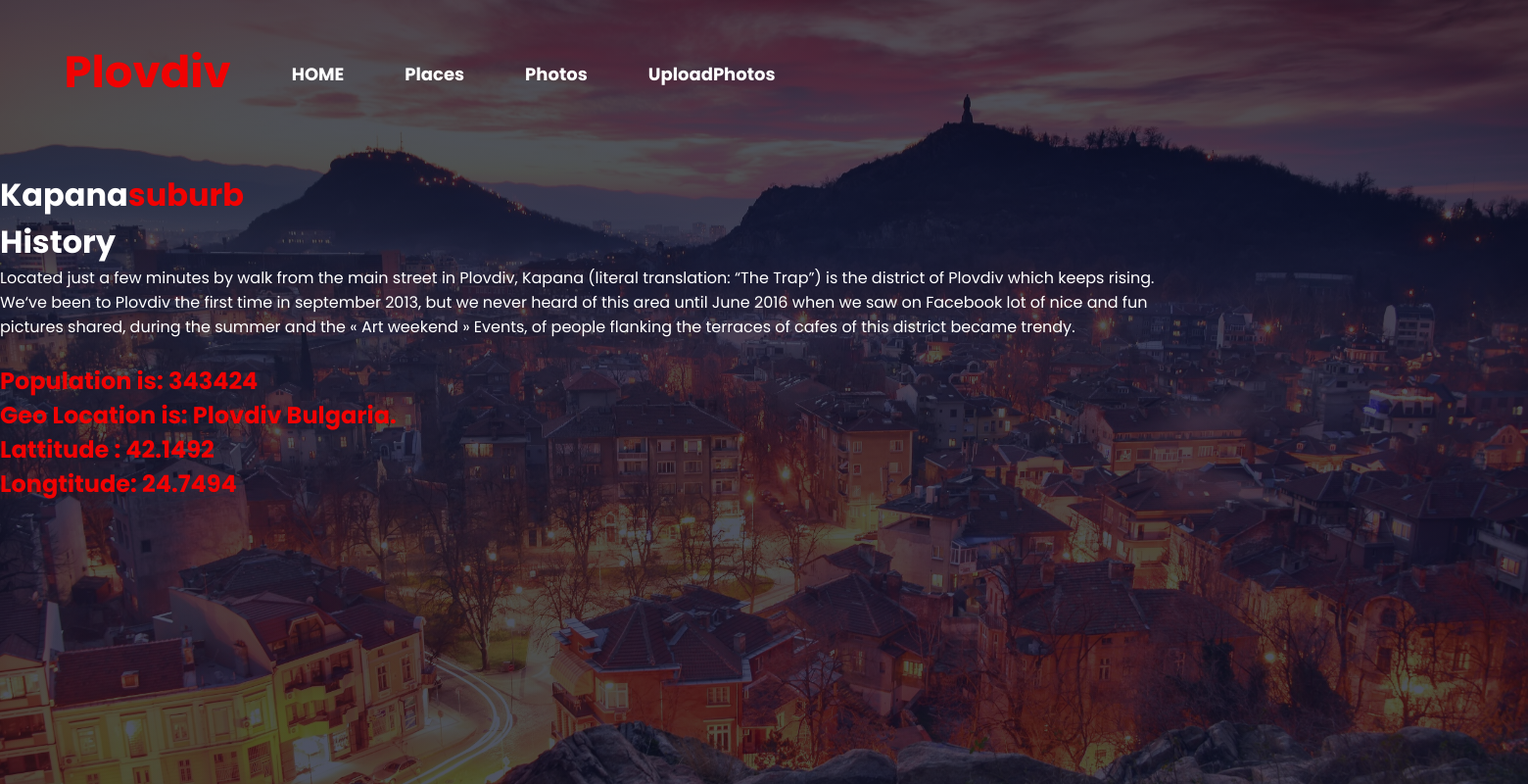
Screenshot of /CS/place6.php with the database file from the repository.
### tables this page shows
CREATE TABLE `placeinfo` (
  `cityID` int(11) NOT NULL,
  `ID` int(11) NOT NULL,
  `name` varchar(24) DEFAULT NULL,
  `population` int(11) DEFAULT NULL,
  `GeoLocation` varchar(255) DEFAULT NULL,
  `history` varchar(2048) DEFAULT NULL,
  `placeOfInterestLat` float DEFAULT NULL,
  `placeOfInterestLong` float DEFAULT NULL
);

### CS/place6.php (the view, shortened to what this page needs)
<?php
require_once 'dbconfig.php';
?>
<head>
    <link rel="stylesheet" href="style.css">
</head>
<body>
    <div class="main">
        <div class="navbar">
            <div class="logo">
                <h2 class="logo">Plovdiv</h2>
            </div>
            <div class="menu">
                <ul>
                    <li><a href="index.php">HOME</a></li>
                    <li><a href="places.php">Places</a></li>
                    <li><a href="photos.php">Photos</a></li>
                    <li><a href="imgupload.php">UploadPhotos</a></li>
                </ul>
            </div>
        </div>
        <div class="content" maxlength=10>
            <h1>Kapana<span class="span">suburb</span><br>History</h1>
                <?php
                    $sql = "SELECT * FROM placeinfo WHERE id=6;";
                    $result = mysqli_query($db, $sql);
                    $resultCheck = mysqli_num_rows($result);
                    if ($resultCheck>0){
                        while($row=mysqli_fetch_assoc($result)){
                        ?>   <td> <?php echo $row['history']; ?>  </td><br><br>
                             <h2 class="population"><td> Population is: <?php echo $row['population']; ?></td></h2>
                             <h2 class="population"><td> Geo Location is: <?php echo $row['GeoLocation']; ?></td></h2>
                             <h2 class="population"><td> Lattitude : <?php echo $row['placeOfInterestLat'];  ?></td></h2>
                             <h2 class="population"><td> Longtitude: <?php echo $row['placeOfInterestLong'];  ?></td></h2>
                    <?php
                        }
                    }
                    ?>
        </div>
</body>
</html>

### CS/style.css (style rules this page uses)
* { margin: 0; padding: 0; font-family: 'Open Sans', sans-serif; font-family: 'Poppins', sans-serif; }
.main { width: 100%; background: linear-gradient(rgba(4,9,30,0.7),rgba(4,9,30,0.7)), url(images/banner2.jpg); background-position: center; background-size: cover; height: 100vh; }
.navbar { width: 1200px; height: 75px; margin-left: 4.2%; }
.logo { color: rgb(241, 2, 2); font-size: 45px; font-weight: bold; float: left; padding-top: 20px; }
.menu { width: 400px; float: left; height: 70px; }
ul { float: left; display: flex; justify-content: center; align-items: center; padding-top: 35px; }
ul li { list-style: none; margin-left: 62px; margin-top: 27px; font-size: 18px; }
ul li a { text-decoration: none; color: #fff; font-weight: bold; transition: 0.4s ease-in-out; }
.content { width: 1200px; height: auto; margin: auto; color: rgb(255, 255, 255); position: relative; padding-top: 100px; padding-right: 550px; line-break: auto; }
.content .span { color: rgb(241, 2, 2); }
.population { color: rgb(241, 2, 2); }

### rows the page displays
placeinfo: history "Located just a few minutes by walk from the main street in Plovdiv, Kapana (literal translation: “The Trap”) is the district of Plovdiv which keeps rising. We‘ve been to Plovdiv the first time in september 2013, but we never heard of this area until June 2016 when we saw on Facebook lot of nice and fun pictures shared, during the summer and the « Art weekend » Events, of people flanking the terraces of cafes of this district became trendy.", population "343424", GeoLocation "Plovdiv Bulgaria.", placeOfInterestLat "42.1492", placeOfInterestLong "24.7494"
